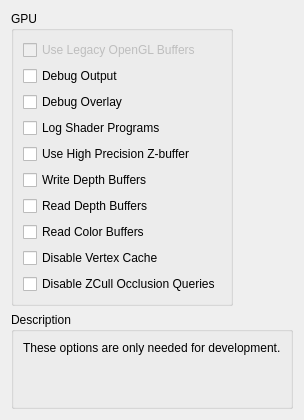
     <widget class="QWidget" name="debugTab">
      <attribute name="title">
       <string>Debug</string>
      </attribute>
      <layout class="QVBoxLayout" name="verticalLayout_53">
       <item>
        <layout class="QHBoxLayout" name="horizontalLayout_21">
         <item>
          <widget class="QGroupBox" name="groupBox_48">
           <property name="enabled">
            <bool>true</bool>
           </property>
           <property name="title">
            <string>GPU</string>
           </property>
           <property name="alignment">
            <set>Qt::AlignLeading|Qt::AlignLeft|Qt::AlignTop</set>
           </property>
           <layout class="QVBoxLayout" name="verticalLayout_17">
            <item alignment="Qt::AlignTop">
             <widget class="QCheckBox" name="glLegacyBuffers">
              <property name="enabled">
               <bool>false</bool>
              </property>
              <property name="text">
               <string>Use Legacy OpenGL Buffers</string>
              </property>
             </widget>
            </item>
            <item alignment="Qt::AlignTop">
             <widget class="QCheckBox" name="debugOutput">
              <property name="text">
               <string>Debug Output</string>
              </property>
             </widget>
            </item>
            <item>
             <widget class="QCheckBox" name="debugOverlay">
              <property name="text">
               <string>Debug Overlay</string>
              </property>
             </widget>
            </item>
            <item>
             <widget class="QCheckBox" name="logProg">
              <property name="text">
               <string>Log Shader Programs</string>
              </property>
             </widget>
            </item>
            <item alignment="Qt::AlignTop">
             <widget class="QCheckBox" name="forceHighpZ">
              <property name="text">
               <string>Use High Precision Z-buffer</string>
              </property>
             </widget>
            </item>
            <item>
             <widget class="QCheckBox" name="dumpDepth">
              <property name="text">
               <string>Write Depth Buffers</string>
              </property>
             </widget>
            </item>
            <item>
             <widget class="QCheckBox" name="readDepth">
              <property name="text">
               <string>Read Depth Buffers</string>
              </property>
             </widget>
            </item>
            <item>
             <widget class="QCheckBox" name="readColor">
              <property name="text">
               <string>Read Color Buffers</string>
              </property>
             </widget>
            </item>
            <item>
             <widget class="QCheckBox" name="disableVertexCache">
              <property name="text">
               <string>Disable Vertex Cache</string>
              </property>
             </widget>
            </item>
            <item>
             <widget class="QCheckBox" name="disableHwOcclusionQueries">
              <property name="text">
               <string>Disable ZCull Occlusion Queries</string>
              </property>
             </widget>
            </item>
           </layout>
          </widget>
         </item>
         <item>
          <widget class="QWidget" name="widget_7" native="true"/>
         </item>
        </layout>
       </item>
       <item>
        <spacer name="verticalSpacer_10">
         <property name="orientation">
          <enum>Qt::Vertical</enum>
         </property>
         <property name="sizeHint" stdset="0">
          <size>
           <width>0</width>
           <height>0</height>
          </size>
         </property>
        </spacer>
       </item>
       <item>
        <widget class="QGroupBox" name="groupBox_63">
         <property name="title">
          <string>Description</string>
         </property>
         <layout class="QVBoxLayout" name="verticalLayout_52">
          <item>
           <widget class="QLabel" name="label_9">
            <property name="text">
             <string>These options are only needed for development.


</string>
            </property>
            <property name="textFormat">
             <enum>Qt::PlainText</enum>
            </property>
            <property name="alignment">
             <set>Qt::AlignLeading|Qt::AlignLeft|Qt::AlignTop</set>
            </property>
            <property name="wordWrap">
             <bool>true</bool>
            </property>
           </widget>
          </item>
         </layout>
        </widget>
       </item>
      </layout>
     </widget>
